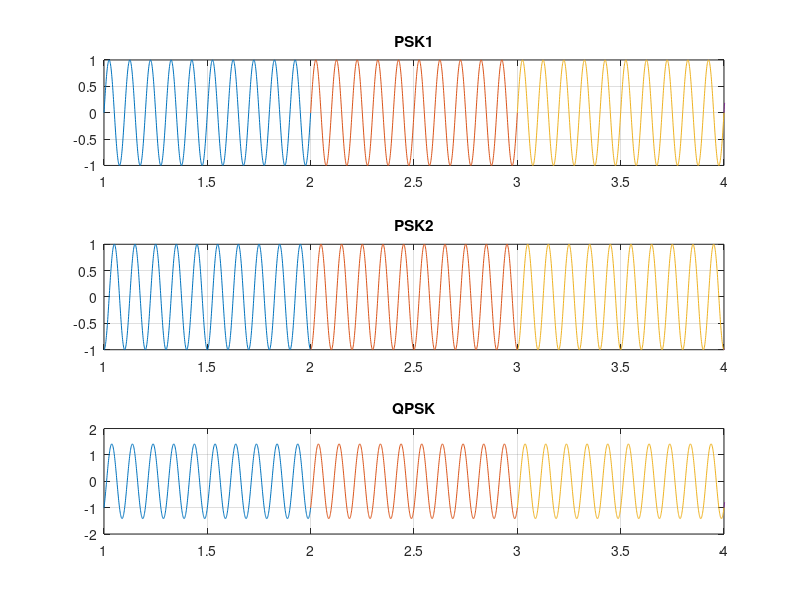

Write MATLAB code to recreate this figure.
close all;
clc;
f=10;
y=[1 0 1 0 1 0 1 0 1 1 0 1 0 1 1 1] % input signal ;
x = reshape(y,2,[])
x1=x(1:2:end,:);
x2=x(2:2:end,:);
nx=size(x,2);
i=1;
while i<nx+1
t = i:0.001:i+1;
if x1(i)==1
psk1=sin(2*pi*f*t);
psk2=sin(2*pi*f*t+pi+pi/2);
else
psk1=sin(2*pi*f*t+pi);
psk2=sin(2*pi*f*t+pi+pi/2);
end
QPSK = psk1+psk2;
subplot(3,1,1);
plot(t,psk1);
hold on;
grid on;
axis([1 4 -1 1]);
title('PSK1')
subplot(3,1,2);
plot(t,psk2);
hold on;
grid on;
axis([1 4 -1 1]);
title('PSK2')
subplot(3,1,3);
plot(t,QPSK);
hold on;
grid on;
axis([1 4 -2 2]);
title('QPSK')
i=i+1;
end